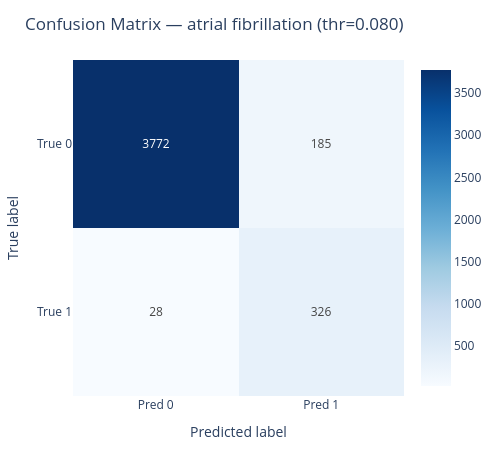

This figure's notebook cell:
### Code cell
target = "atrial fibrillation"  # or your exact suffix; use underscores only if your columns have underscores

y_true_all = df_val[f"y_{target}"].astype(int).values
y_prob_all = df_val[f"p_{target}"].astype(float).values

thr = youden_threshold(y_true_all, y_prob_all)  # or set your own clinical threshold
y_pred_all = (y_prob_all >= thr).astype(int)

cm = confusion_matrix(y_true_all, y_pred_all, labels=[0,1])
fig = plotly_confusion_matrix(cm, title=f"Confusion Matrix — {target} (thr={thr:.3f})", normalize=None)  # or 'true' / 'pred' / 'all'
fig.show()

### Figure 1 — Plotly figure (JSON) as saved in the notebook; plotly's stock layout.template omitted (floating-point values rounded to 4 significant figures)
{"data": [{"colorscale": [[0, "rgb(247,251,255)"], [0.125, "rgb(222,235,247)"], [0.25, "rgb(198,219,239)"], [0.375, "rgb(158,202,225)"], [0.5, "rgb(107,174,214)"], [0.625, "rgb(66,146,198)"], [0.75, "rgb(33,113,181)"], [0.875, "rgb(8,81,156)"], [1, "rgb(8,48,107)"]], "hovertemplate": "True %{y} • %{x}<br>Value: %{z:.3f}<extra></extra>", "showscale": true, "text": [["3772", "185"], ["28", "326"]], "texttemplate": "%{text}", "type": "heatmap", "x": ["Pred 0", "Pred 1"], "y": ["True 0", "True 1"], "z": [[3772.0, 185.0], [28.0, 326.0]]}], "layout": {"height": 450, "margin": {"b": 50, "l": 60, "r": 20, "t": 60}, "title": {"text": "Confusion Matrix — atrial fibrillation (thr=0.080)"}, "width": 500, "xaxis": {"title": {"text": "Predicted label"}}, "yaxis": {"autorange": "reversed", "title": {"text": "True label"}}}}
